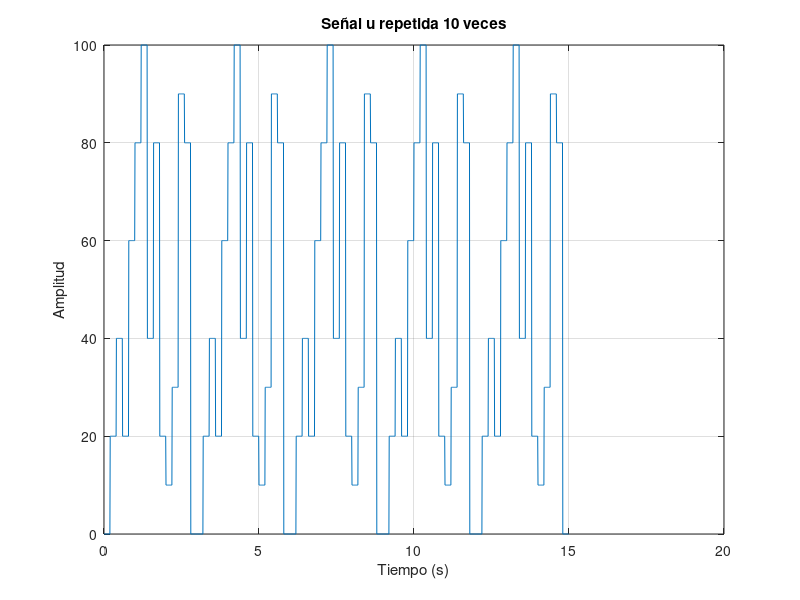

Reproduce this figure in MATLAB. (Note: this script raises an error after producing the figure.)
clear all;
close all;

Ts = 0.01;  % Tiempo de muestreo
s = 3;      % Duración total de la señal
set = [0 20 40 20 60 80 100 40 80 20 10 30 90 80 0];  % Valores deseados
n = length(set);  % Longitud del vector set

u_single = zeros(1, s/Ts);  % Inicializa el vector u para una repetición
segment_length = floor((s/Ts) / n);  % Longitud de cada segmento

% Asignar los valores de 'set' a 'u_single' equitativamente
for i = 1:n
    start_idx = (i-1) * segment_length + 1;
    end_idx = i * segment_length;
    u_single(start_idx:end_idx) = set(i);
end

% Si sobra espacio debido a redondeo, llenar con los valores restantes
if end_idx < length(u_single)
    u_single(end_idx+1:end) = set(end);
end

% Repetir la señal completa 10 veces
num_repeats = 5;
u = repmat(u_single, 1, num_repeats);

% Gráfica de la señal resultante
time = 0:Ts:(length(u)-1)*Ts;
plot(time, u);
xlabel('Tiempo (s)');
ylabel('Amplitud');
title('Señal u repetida 10 veces');
grid on;

writematrix(u                                   , 'u_generated.csv');
